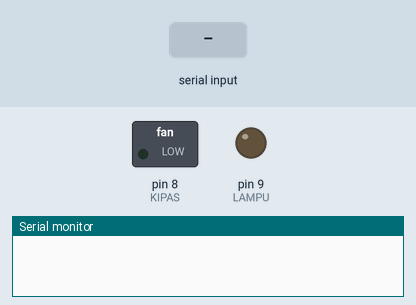
This sketch was run on a simulated Arduino Uno, built with avr-gcc and run on an emulated ATmega328P. On the bench: switched loads named in the sketch (green lamp = pin HIGH), output pins drawn as LEDs (lit = HIGH), the last lines printed to the serial monitor. Inputs (shaded band) come from the test bench.

Above: at 1.2 s.
1.3 s: "ON" received over Serial
At 2.6 s:
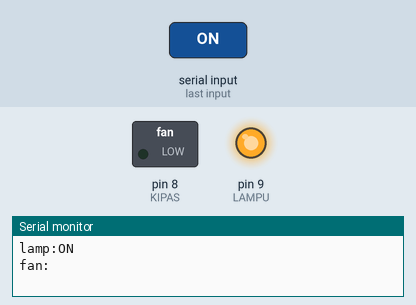
3.8 s: "1" received over Serial
At 5.7 s:
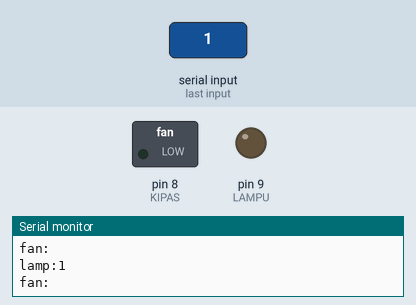
Timing chart, 0 to 7.2 s (numbered marks = the images above; inputs shaded):
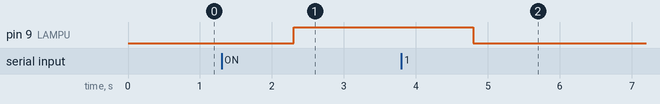

The sketch:

ArduinoR.ino
```cpp
#include <string.h>
#define KIPAS 8
#define LAMPU 9
String status_;
String lamp;
String fan;
String sentence;
void setup() {
  // Open serial communications and wait for port to open:
  pinMode(LAMPU, OUTPUT);
  pinMode(KIPAS, OUTPUT);
  digitalWrite(LAMPU, LOW);
  digitalWrite(KIPAS, LOW);
//  lamp = "OFF";
//  fan = "OFF";
  Serial.begin(115200);
  while (!Serial) {
    ; // wait for serial port to connect. Needed for native USB port only
  }
}
void loop() { // run over and over
  //digitalWrite(13, LOW);
  //delay(5000);

if (Serial.available()) {
sentence = Serial.readString();
//Serial.println(sentence);
lamp = String(getValue(sentence,' ',0));
Serial.print("lamp:");
Serial.println(lamp);
fan = String(getValue(sentence,' ',1));
Serial.print("fan:");
Serial.println(fan);
}

 if (fan  == "ON") {
    digitalWrite(KIPAS, HIGH);   // set the LED on
    //Serial.println("ON");
  } else {
    digitalWrite(KIPAS, LOW); // xturn the LED off by making the voltage LOW
  }

  if (lamp == "ON") {
    digitalWrite(LAMPU, HIGH);   // set the LED on
  } else {
    digitalWrite(LAMPU, LOW); // turn the LED off by making the voltage LOW

  }

}

String getValue(String data, char separator, int index){
  int found = 0;
  int strIndex[] = {0,-1};
  int maxIndex = data.length()-1;

  for(int i =0; i<=maxIndex && found<=index; i++ ){
    if(data.charAt(i)==separator || i==maxIndex){
      found++;
      strIndex[0] = strIndex[1]+1;
      strIndex[1] = (i == maxIndex) ? i+1 : i;
    }
  }
  return found>index ? data.substring(strIndex[0], strIndex[1]): "";
  }
```

Measured:
- after the input at 1.3 s, pin 9 (LAMPU): LOW → HIGH after 1.0 s
- after the input at 3.8 s, pin 9 (LAMPU): HIGH → LOW after 1.0 s
